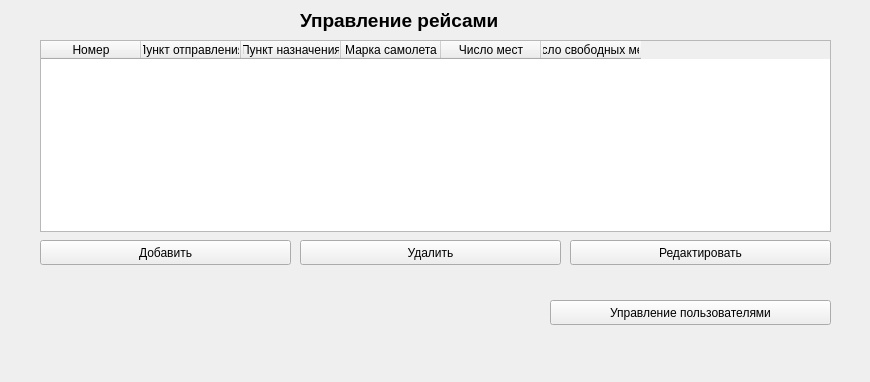
<?xml version="1.0" encoding="UTF-8"?>
<ui version="4.0">
 <class>flights</class>
 <widget class="QWidget" name="flights">
  <property name="geometry">
   <rect>
    <x>0</x>
    <y>0</y>
    <width>870</width>
    <height>382</height>
   </rect>
  </property>
  <property name="windowTitle">
   <string>Form</string>
  </property>
  <widget class="QLabel" name="label">
   <property name="geometry">
    <rect>
     <x>300</x>
     <y>0</y>
     <width>311</width>
     <height>41</height>
    </rect>
   </property>
   <property name="font">
    <font>
     <pointsize>14</pointsize>
     <weight>75</weight>
     <bold>true</bold>
    </font>
   </property>
   <property name="text">
    <string>Управление рейсами</string>
   </property>
  </widget>
  <widget class="QPushButton" name="pushButton">
   <property name="geometry">
    <rect>
     <x>40</x>
     <y>240</y>
     <width>251</width>
     <height>25</height>
    </rect>
   </property>
   <property name="text">
    <string>Добавить</string>
   </property>
  </widget>
  <widget class="QPushButton" name="pushButton_4">
   <property name="geometry">
    <rect>
     <x>550</x>
     <y>300</y>
     <width>281</width>
     <height>25</height>
    </rect>
   </property>
   <property name="text">
    <string>Управление пользователями</string>
   </property>
  </widget>
  <widget class="QTableWidget" name="tableWidget">
   <property name="geometry">
    <rect>
     <x>40</x>
     <y>40</y>
     <width>791</width>
     <height>192</height>
    </rect>
   </property>
   <column>
    <property name="text">
     <string>Номер</string>
    </property>
   </column>
   <column>
    <property name="text">
     <string>Пункт отправления</string>
    </property>
   </column>
   <column>
    <property name="text">
     <string>Пункт назначения</string>
    </property>
   </column>
   <column>
    <property name="text">
     <string>Марка самолета</string>
    </property>
   </column>
   <column>
    <property name="text">
     <string>Число мест</string>
    </property>
   </column>
   <column>
    <property name="text">
     <string>Число свободных мест</string>
    </property>
   </column>
  </widget>
  <widget class="QPushButton" name="pushButton_2">
   <property name="geometry">
    <rect>
     <x>300</x>
     <y>240</y>
     <width>261</width>
     <height>25</height>
    </rect>
   </property>
   <property name="text">
    <string>Удалить</string>
   </property>
  </widget>
  <widget class="QPushButton" name="pushButton_3">
   <property name="geometry">
    <rect>
     <x>570</x>
     <y>240</y>
     <width>261</width>
     <height>25</height>
    </rect>
   </property>
   <property name="text">
    <string>Редактировать</string>
   </property>
  </widget>
 </widget>
 <resources/>
 <connections/>
</ui>
